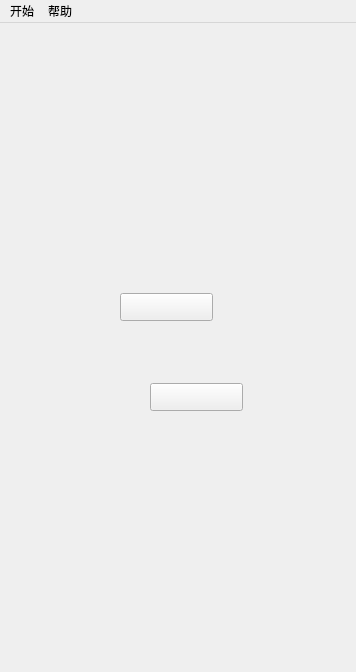
<?xml version="1.0" encoding="UTF-8"?>
<ui version="4.0">
 <class>MainWindow</class>
 <widget class="QMainWindow" name="MainWindow">
  <property name="geometry">
   <rect>
    <x>0</x>
    <y>0</y>
    <width>356</width>
    <height>672</height>
   </rect>
  </property>
  <property name="windowTitle">
   <string>MainWindow</string>
  </property>
  <widget class="QWidget" name="centralwidget">
   <widget class="QPushButton" name="start">
    <property name="geometry">
     <rect>
      <x>120</x>
      <y>270</y>
      <width>93</width>
      <height>28</height>
     </rect>
    </property>
    <property name="text">
     <string/>
    </property>
   </widget>
   <widget class="QPushButton" name="btn_rank">
    <property name="geometry">
     <rect>
      <x>150</x>
      <y>360</y>
      <width>93</width>
      <height>28</height>
     </rect>
    </property>
    <property name="text">
     <string/>
    </property>
   </widget>
  </widget>
  <widget class="QMenuBar" name="menubar">
   <property name="geometry">
    <rect>
     <x>0</x>
     <y>0</y>
     <width>356</width>
     <height>26</height>
    </rect>
   </property>
   <widget class="QMenu" name="menu">
    <property name="title">
     <string>开始</string>
    </property>
    <addaction name="tuichu"/>
   </widget>
   <widget class="QMenu" name="menu_2">
    <property name="title">
     <string>帮助</string>
    </property>
    <addaction name="shuoming"/>
   </widget>
   <addaction name="menu"/>
   <addaction name="menu_2"/>
  </widget>
  <action name="shuoming">
   <property name="text">
    <string>游戏说明</string>
   </property>
  </action>
  <action name="tuichu">
   <property name="text">
    <string>退出游戏</string>
   </property>
  </action>
 </widget>
 <resources/>
 <connections/>
</ui>
